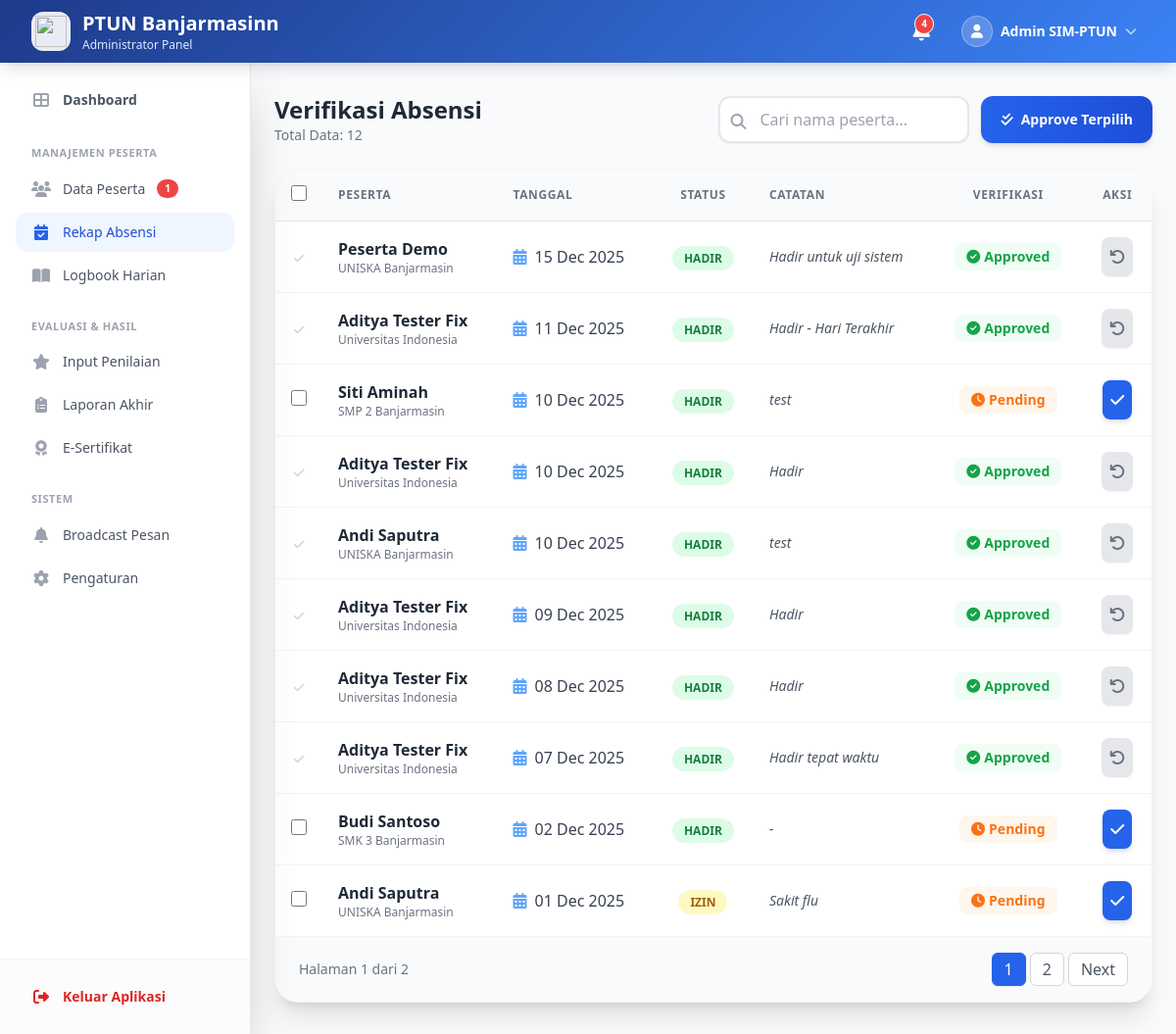
Page /admin/absensi/index.php (signed in) on the committed database.
### tables this page shows
CREATE TABLE `settings` (
  `id` int(11) NOT NULL,
  `key` varchar(100) NOT NULL,
  `value` text,
  `type` enum('text','textarea','url','image','number','boolean','date') DEFAULT 'text',
  `group` enum('institusi','footer','menu','sistem') NOT NULL,
  `order` int(11) DEFAULT '0',
  `updated_at` timestamp NULL DEFAULT CURRENT_TIMESTAMP ON UPDATE CURRENT_TIMESTAMP
);

CREATE TABLE `absensi` (
  `id` int(11) NOT NULL,
  `peserta_id` int(11) NOT NULL,
  `tanggal` date NOT NULL,
  `status` enum('hadir','alfa','izin') DEFAULT 'alfa',
  `catatan` text,
  `approved` tinyint(1) DEFAULT '0',
  `approved_at` timestamp NULL DEFAULT NULL,
  `created_at` timestamp NULL DEFAULT CURRENT_TIMESTAMP
);

CREATE TABLE `users` (
  `id` int(11) NOT NULL,
  `nama` varchar(100) NOT NULL,
  `email` varchar(100) NOT NULL,
  `password` varchar(255) NOT NULL,
  `role` enum('admin','peserta') NOT NULL DEFAULT 'peserta',
  `instansi` varchar(100) DEFAULT NULL,
  `jurusan` varchar(100) DEFAULT NULL,
  `profile_foto` varchar(255) DEFAULT '/uploads/profiles/default.jpg',
  `bio` text,
  `status` enum('aktif','pending','selesai') DEFAULT 'pending',
  `created_at` timestamp NULL DEFAULT CURRENT_TIMESTAMP,
  `updated_at` timestamp NULL DEFAULT CURRENT_TIMESTAMP ON UPDATE CURRENT_TIMESTAMP
);

### config/database.php (called while the page is built, shortened)
<?php
class Database {
    private $host = 'localhost';
    private $db_name = 'ptun_website';
    private $username = 'root';
    private $password = '';
    public function getConnection() {
        $this->conn = null;
        try {
            $this->conn = new PDO(
                "mysql:host=" . $this->host . ";dbname=" . $this->db_name . ";charset=utf8mb4",
                $this->username,
                $this->password,
                [
                    PDO::ATTR_ERRMODE => PDO::ERRMODE_EXCEPTION,
                    PDO::ATTR_DEFAULT_FETCH_MODE => PDO::FETCH_ASSOC,
                    PDO::ATTR_EMULATE_PREPARES => false
                ]
            );
        } catch(PDOException $exception) {
            echo "Connection error: " . $exception->getMessage();
        }
        return $this->conn;
    }
}
function db() {
    $database = new Database();
    return $database->getConnection();
}
function get_setting($key, $default = '') {
    try {
        $stmt = db()->prepare("SELECT `value` FROM settings WHERE `key` = ? LIMIT 1");
        $stmt->execute([$key]);
        $result = $stmt->fetch();
        return $result ? $result['value'] : $default;
    } catch(Exception $e) {
        return $default;
    }
}
function get_site_name() {
    return get_setting('nama_website', 'PTUN Banjarmasin');
}
function get_logo_url() {
    return get_setting('logo_url', '/assets/logo-default.png');
}
?>

### admin/absensi/index.php (the view, shortened to what this page needs)
<?php
require_once '../../config/database.php';
$limit = 10;
$page = isset($_GET['page']) ? (int)$_GET['page'] : 1;
$start = ($page > 1) ? ($page * $limit) - $limit : 0;
$search = isset($_GET['q']) ? trim($_GET['q']) : '';
$where_query = "WHERE 1=1";
$params = [];
$count_sql = "SELECT COUNT(*) as total FROM absensi a JOIN users u ON a.peserta_id=u.id $where_query";
$stmt_count = db()->prepare($count_sql);
$stmt_count->execute($params);
$total_results = $stmt_count->fetch()['total'];
$total_pages = ceil($total_results / $limit);
$sql = "SELECT a.*, u.nama, u.instansi FROM absensi a
        JOIN users u ON a.peserta_id=u.id
        $where_query
        ORDER BY a.tanggal DESC, a.created_at DESC
        LIMIT $limit OFFSET $start";
$stmt = db()->prepare($sql);
$stmt->execute($params);
$absensi_list = $stmt->fetchAll();
require_once '../includes/header.php';
?>
<div class="max-w-7xl mx-auto px-6 py-8">
    <div class="flex flex-col md:flex-row justify-between items-center mb-6 gap-4">
        <div>
            <h2 class="text-2xl font-bold text-gray-800">Verifikasi Absensi</h2>
            <p class="text-gray-500 text-sm">Total Data: <?= $total_results ?></p>
        </div>
        <div class="flex flex-col sm:flex-row gap-3 w-full md:w-auto">
            <form method="GET" class="relative w-full sm:w-64">
                <input type="text" name="q" value="<?= htmlspecialchars($search) ?>" placeholder="Cari nama peserta..."
                       class="w-full pl-10 pr-4 py-2.5 border-2 border-gray-200 rounded-xl focus:border-blue-500 focus:outline-none transition-all shadow-sm">
                <button type="submit" class="absolute left-3 top-3.5 text-gray-400 hover:text-blue-500">
                    <i class="fas fa-search"></i>
                </button>
            </form>
            <button onclick="bulkApprove()" class="bg-gradient-to-r from-blue-600 to-blue-700 text-white px-5 py-2.5 rounded-xl font-bold shadow-md hover:shadow-lg transition-all flex items-center justify-center text-sm whitespace-nowrap">
                <i class="fas fa-check-double mr-2"></i> Approve Terpilih
            </button>
        </div>
    </div>
    <div class="bg-white rounded-3xl shadow-xl overflow-hidden border border-gray-100 relative min-h-[400px]">
        <div class="overflow-x-auto">
            <table class="w-full text-left border-collapse">
                <thead>
                    <tr class="bg-gray-50 border-b border-gray-200 text-xs uppercase text-gray-500 tracking-wider">
                        <th class="p-4 w-10 text-center">
                            <input type="checkbox" id="checkAll" class="w-4 h-4 text-blue-600 rounded border-gray-300 focus:ring-blue-500 cursor-pointer">
                        </th>
                        <th class="p-4 font-bold">Peserta</th>
                        <th class="p-4 font-bold">Tanggal</th>
                        <th class="p-4 font-bold text-center">Status</th>
                        <th class="p-4 font-bold">Catatan</th>
                        <th class="p-4 font-bold text-center">Verifikasi</th>
                        <th class="p-4 font-bold text-center">Aksi</th>
                    </tr>
                </thead>
                <tbody class="divide-y divide-gray-100">
                    <?php if(count($absensi_list) > 0): ?>
                        <?php foreach($absensi_list as $a): ?>
                        <tr class="hover:bg-blue-50/30 transition-colors duration-200">
                            <td class="p-4 text-center">
                                <?php if(!$a['approved']): ?>
                                    <input type="checkbox" name="ids[]" value="<?= $a['id'] ?>" class="row-checkbox w-4 h-4 text-blue-600 rounded border-gray-300 focus:ring-blue-500 cursor-pointer">
                                <?php else: ?>
                                    <i class="fas fa-check text-gray-300 text-xs"></i>
                                <?php endif; ?>
                            </td>
                            <td class="p-4">
                                <p class="font-bold text-gray-800"><?= htmlspecialchars($a['nama']) ?></p>
                                <p class="text-xs text-gray-500"><?= htmlspecialchars($a['instansi']) ?></p>
                            </td>
                            <td class="p-4">
                                <div class="flex items-center gap-2 text-gray-700">
                                    <i class="fas fa-calendar-alt text-blue-400"></i>
                                    <?= date('d M Y', strtotime($a['tanggal'])) ?>
                                </div>
                            </td>
                            <td class="p-4 text-center">
                                <?php
                                $badge = [
                                    'hadir' => 'bg-green-100 text-green-700',
                                    'alfa' => 'bg-red-100 text-red-700',
                                    'izin' => 'bg-yellow-100 text-yellow-700'
                                ];
                                ?>
                                <span class="px-3 py-1 rounded-full text-xs font-bold uppercase <?= $badge[$a['status']] ?? 'bg-gray-100' ?>">
                                    <?= $a['status'] ?>
                                </span>
                            </td>
                            <td class="p-4 text-sm text-gray-600 italic max-w-xs truncate">
                                <?= htmlspecialchars($a['catatan'] ?? '-') ?>
                            </td>
                            <td class="p-4 text-center">
                                <?php if($a['approved']): ?>
                                    <span class="inline-flex items-center gap-1 text-green-600 font-bold text-sm bg-green-50 px-3 py-1 rounded-lg">
                                        <i class="fas fa-check-circle"></i> Approved
                                    </span>
                                <?php else: ?>
                                    <span class="inline-flex items-center gap-1 text-orange-500 font-bold text-sm bg-orange-50 px-3 py-1 rounded-lg animate-pulse">
                                        <i class="fas fa-clock"></i> Pending
                                    </span>
                                <?php endif; ?>
                            </td>
                            <td class="p-4 text-center">
                                <?php if(!$a['approved']): ?>
                                    <button onclick="singleAction(<?= $a['id'] ?>, 1, '<?= htmlspecialchars($a['nama']) ?>')"
                                            class="bg-blue-600 text-white p-2 rounded-lg hover:bg-blue-700 transition-all shadow-md tooltip" title="Approve">
                                        <i class="fas fa-check"></i>
                                    </button>
                                <?php else: ?>
                                    <button onclick="singleAction(<?= $a['id'] ?>, 0, '<?= htmlspecialchars($a['nama']) ?>')"
                                            class="bg-gray-200 text-gray-500 p-2 rounded-lg hover:bg-gray-300 transition-all shadow-sm tooltip" title="Reset">
                                        <i class="fas fa-undo"></i>
                                    </button>
                                <?php endif; ?>
                            </td>
                        </tr>
                        <?php endforeach; ?>
                    <?php endif; ?>
                </tbody>
            </table>
        </div>
        <?php if($total_pages > 1): ?>
        <div class="px-6 py-4 border-t border-gray-100 bg-gray-50 flex justify-between items-center">
            <span class="text-sm text-gray-500">Halaman <?= $page ?> dari <?= $total_pages ?></span>
            <div class="flex space-x-1">
                <?php for($i=1; $i<=$total_pages; $i++): ?>
                    <a href="?page=<?= $i ?>&q=<?= $search ?>" class="px-3 py-1 rounded-md border transition-all <?= $page == $i ? 'bg-blue-600 text-white border-blue-600 shadow-sm' : 'bg-white border-gray-300 text-gray-600 hover:bg-gray-100' ?>">
                        <?= $i ?>
                    </a>
                <?php endfor; ?>
                <?php if($page < $total_pages): ?>
                    <a href="?page=<?= $page+1 ?>&q=<?= $search ?>" class="px-3 py-1 rounded-md bg-white border border-gray-300 text-gray-600 hover:bg-gray-100 transition-all">Next</a>
                <?php endif; ?>
            </div>
        </div>
        <?php endif; ?>
    </div>
</div>
<?php require_once '../includes/sidebar.php'; ?>

### admin/includes/header.php (shortened to what this page needs)
<?php
$site_name = get_site_name();
$user_name = $_SESSION['user_data']['nama'] ?? 'Admin';
$stmt = db()->query("SELECT COUNT(*) as total FROM notifications WHERE DATE(created_at) = CURDATE()");
$today_count = $stmt->fetch()['total'];
$logo_url = get_logo_url();
if($logo_url && !str_starts_with($logo_url, 'http')) {
    $logo_url = BASE_URL . $logo_url;
}
?>
<!DOCTYPE html>
<html lang="id">
<head>
    <script src="https://cdn.tailwindcss.com"></script>
    <link href="https://cdnjs.cloudflare.com/ajax/libs/font-awesome/6.4.0/css/all.min.css" rel="stylesheet">
</head>
<body class="bg-gray-50 pt-16 md:pl-64 min-h-screen transition-all duration-300">
<nav class="gradient-bg text-white shadow-lg fixed top-0 left-0 right-0 h-16 fixed-header">
    <div class="w-full px-4 sm:px-6 lg:px-8">
        <div class="flex justify-between items-center h-16">
            <div class="flex items-center">
                <a href="<?= BASE_URL ?>/admin/" class="flex items-center space-x-3 group">
                    <div class="w-10 h-10 bg-white/90 rounded-xl flex items-center justify-center shadow-sm group-hover:bg-white transition-all overflow-hidden p-1">
                        <?php if($logo_url): ?>
                            <img src="<?= $logo_url ?>" class="w-full h-full object-contain">
                        <?php else: ?>
                            <i class="fas fa-user-shield text-xl text-blue-600"></i>
                        <?php endif; ?>
                    </div>
                    <div>
                        <h1 class="text-lg md:text-xl font-bold leading-tight"><?= htmlspecialchars($site_name) ?></h1>
                        <p class="text-[10px] md:text-xs text-blue-100 hidden sm:block">Administrator Panel</p>
                    </div>
                </a>
            </div>
            <div class="flex items-center space-x-2 md:space-x-4">
                <div class="relative group">
                    <button class="relative p-2 hover:bg-white/10 rounded-lg transition-all focus:outline-none">
                        <?php if($today_count > 0): ?>
                        <span class="absolute top-1 right-1 bg-red-500 text-white text-[10px] font-bold px-1.5 py-0.5 rounded-full border border-white animate-pulse">
                            <?= $today_count > 9 ? '9+' : $today_count ?>
                        </span>
                        <?php endif; ?>
                    </button>
                </div>
                <div class="relative group">
                    <button class="flex items-center space-x-2 p-2 hover:bg-white/10 rounded-lg transition-all">
                        <div class="w-8 h-8 bg-white/20 rounded-full flex items-center justify-center border border-white/30">
                            <i class="fas fa-user text-sm"></i>
                        </div>
                        <span class="font-semibold text-sm hidden md:block"><?= htmlspecialchars($user_name) ?></span>
                        <i class="fas fa-chevron-down text-xs ml-1 opacity-70"></i>
                    </button>
                </div>
            </div>
        </div>
    </div>
</nav>

### admin/includes/header.php (style rules this page uses)
.gradient-bg { background: linear-gradient(135deg, #1e3a8a 0%, #3b82f6 100%); }
.fixed-header { z-index: 50; }

### rows in the picture
settings: value "PTUN Banjarmasinn"
absensi: approved 1 (drawn), peserta.nama "Peserta Demo", peserta.instansi "UNISKA Banjarmasin", tanggal "15 Dec 2025", status "HADIR", catatan "Hadir untuk uji sistem"
absensi: approved 1 (drawn), peserta.nama "Aditya Tester Fix", peserta.instansi "Universitas Indonesia", tanggal "11 Dec 2025", status "HADIR", catatan "Hadir - Hari Terakhir"
absensi: peserta.nama "Siti Aminah", peserta.instansi "SMP 2 Banjarmasin", tanggal "10 Dec 2025", status "HADIR", catatan "test", approved 0 (drawn)
absensi: approved 1 (drawn), peserta.nama "Aditya Tester Fix", peserta.instansi "Universitas Indonesia", tanggal "10 Dec 2025", status "HADIR", catatan "Hadir"
absensi: approved 1 (drawn), peserta.nama "Andi Saputra", peserta.instansi "UNISKA Banjarmasin", tanggal "10 Dec 2025", status "HADIR", catatan "test"
absensi: approved 1 (drawn), peserta.nama "Aditya Tester Fix", peserta.instansi "Universitas Indonesia", tanggal "09 Dec 2025", status "HADIR", catatan "Hadir"
absensi: approved 1 (drawn), peserta.nama "Aditya Tester Fix", peserta.instansi "Universitas Indonesia", tanggal "08 Dec 2025", status "HADIR", catatan "Hadir"
absensi: approved 1 (drawn), peserta.nama "Aditya Tester Fix", peserta.instansi "Universitas Indonesia", tanggal "07 Dec 2025", status "HADIR", catatan "Hadir tepat waktu"
absensi: peserta.nama "Budi Santoso", peserta.instansi "SMK 3 Banjarmasin", tanggal "02 Dec 2025", status "HADIR", catatan "-", approved 0 (drawn)
absensi: peserta.nama "Andi Saputra", peserta.instansi "UNISKA Banjarmasin", tanggal "01 Dec 2025", status "IZIN", catatan "Sakit flu", approved 0 (drawn)

### other values in the picture
$today_count "4"
$user_name "Admin SIM-PTUN"
$total_results "12"
$page "1"
$total_pages "2"
$pending "1"
